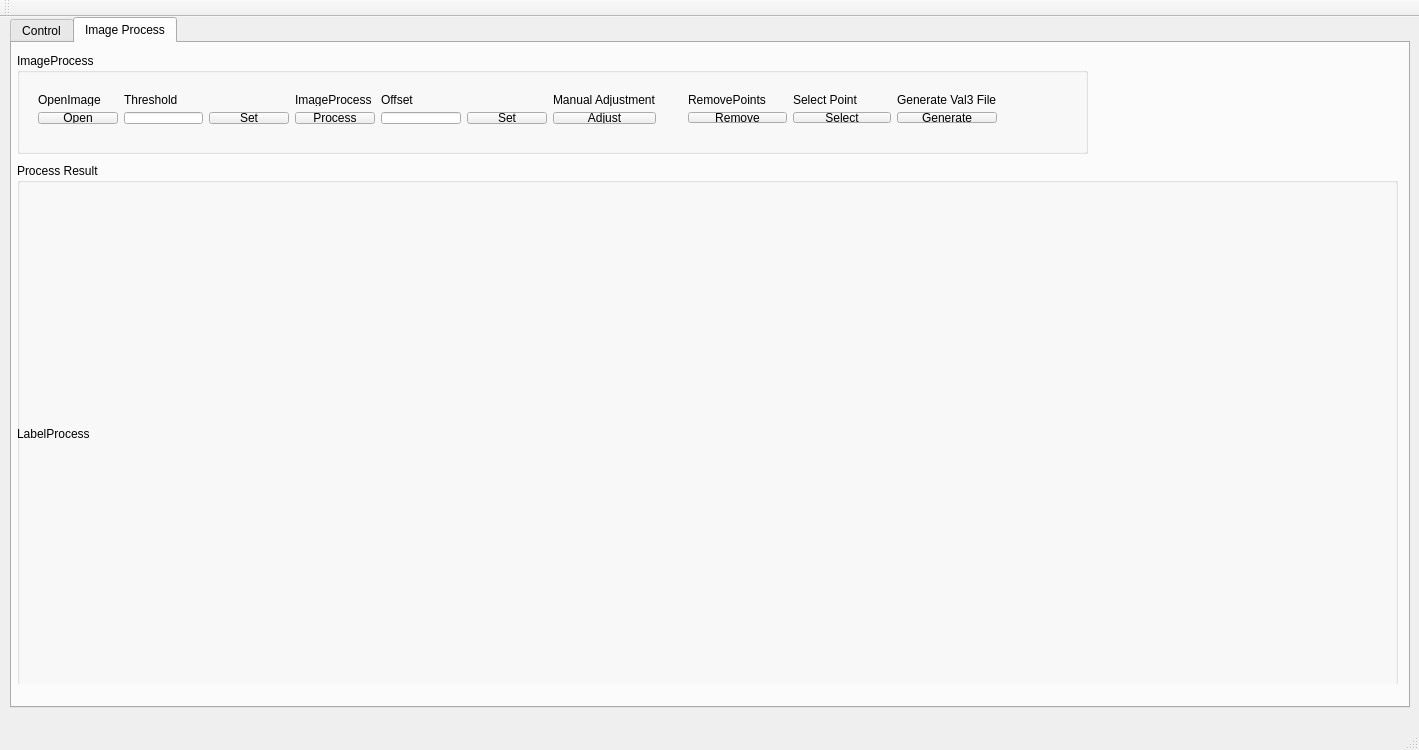
<?xml version="1.0" encoding="UTF-8"?>
<ui version="4.0">
 <class>MVSClass</class>
 <widget class="QMainWindow" name="MVSClass">
  <property name="geometry">
   <rect>
    <x>0</x>
    <y>0</y>
    <width>1419</width>
    <height>750</height>
   </rect>
  </property>
  <property name="windowTitle">
   <string>MVS</string>
  </property>
  <widget class="QWidget" name="centralWidget">
   <widget class="QTabWidget" name="tabWidget">
    <property name="geometry">
     <rect>
      <x>10</x>
      <y>0</y>
      <width>1400</width>
      <height>691</height>
     </rect>
    </property>
    <property name="styleSheet">
     <string notr="true">font: 75 12pt &quot;Arial&quot;;</string>
    </property>
    <property name="currentIndex">
     <number>1</number>
    </property>
    <widget class="QWidget" name="tab_Control">
     <attribute name="title">
      <string>Control</string>
     </attribute>
     <widget class="QWidget" name="tab_Control_1" native="true">
      <property name="geometry">
       <rect>
        <x>0</x>
        <y>4</y>
        <width>1391</width>
        <height>651</height>
       </rect>
      </property>
      <widget class="Robot::RobotWidget" name="widget" native="true">
       <property name="geometry">
        <rect>
         <x>690</x>
         <y>30</y>
         <width>691</width>
         <height>611</height>
        </rect>
       </property>
      </widget>
      <widget class="QGroupBox" name="groupBox_CameraDiaplay">
       <property name="geometry">
        <rect>
         <x>0</x>
         <y>110</y>
         <width>650</width>
         <height>541</height>
        </rect>
       </property>
       <property name="title">
        <string>Display</string>
       </property>
       <widget class="QLabel" name="label_Display">
        <property name="geometry">
         <rect>
          <x>0</x>
          <y>20</y>
          <width>651</width>
          <height>521</height>
         </rect>
        </property>
        <property name="text">
         <string>LabelDisplay</string>
        </property>
       </widget>
      </widget>
      <widget class="QGroupBox" name="groupBox_Camera">
       <property name="geometry">
        <rect>
         <x>0</x>
         <y>0</y>
         <width>650</width>
         <height>100</height>
        </rect>
       </property>
       <property name="styleSheet">
        <string notr="true">font: 75 12pt &quot;Arial&quot;;</string>
       </property>
       <property name="title">
        <string>Camera</string>
       </property>
       <widget class="QWidget" name="layoutWidget">
        <property name="geometry">
         <rect>
          <x>10</x>
          <y>30</y>
          <width>621</width>
          <height>61</height>
         </rect>
        </property>
        <layout class="QGridLayout" name="gridLayout">
         <item row="0" column="0" colspan="2">
          <widget class="QLabel" name="label_RunStop">
           <property name="styleSheet">
            <string notr="true">font: 75 11pt &quot;Arial&quot;;</string>
           </property>
           <property name="text">
            <string>Run/Stop</string>
           </property>
          </widget>
         </item>
         <item row="0" column="2" colspan="2">
          <widget class="QLabel" name="label_Exposure">
           <property name="styleSheet">
            <string notr="true">font: 75 11pt &quot;Arial&quot;;</string>
           </property>
           <property name="text">
            <string>Exposure</string>
           </property>
          </widget>
         </item>
         <item row="0" column="4" colspan="2">
          <widget class="QLabel" name="label_Gain">
           <property name="styleSheet">
            <string notr="true">font: 75 11pt &quot;Arial&quot;;</string>
           </property>
           <property name="text">
            <string>Gain</string>
           </property>
          </widget>
         </item>
         <item row="0" column="6">
          <widget class="QLabel" name="label_SaveImage">
           <property name="styleSheet">
            <string notr="true">font: 75 11pt &quot;Arial&quot;;</string>
           </property>
           <property name="text">
            <string>SaveImage</string>
           </property>
          </widget>
         </item>
         <item row="1" column="0">
          <widget class="QPushButton" name="pushButton_RunCamera">
           <property name="styleSheet">
            <string notr="true">font: 75 11pt &quot;Arial&quot;;</string>
           </property>
           <property name="text">
            <string>Run</string>
           </property>
          </widget>
         </item>
         <item row="1" column="1">
          <widget class="QPushButton" name="pushButton_StopCamera">
           <property name="styleSheet">
            <string notr="true">font: 75 11pt &quot;Arial&quot;;</string>
           </property>
           <property name="text">
            <string>Stop</string>
           </property>
          </widget>
         </item>
         <item row="1" column="2">
          <widget class="QLineEdit" name="lineEdit_Exposure"/>
         </item>
         <item row="1" column="3">
          <widget class="QPushButton" name="pushButton_SetExposure">
           <property name="styleSheet">
            <string notr="true">font: 75 11pt &quot;Arial&quot;;</string>
           </property>
           <property name="text">
            <string>Set</string>
           </property>
          </widget>
         </item>
         <item row="1" column="4">
          <widget class="QLineEdit" name="lineEdit_Gain"/>
         </item>
         <item row="1" column="5">
          <widget class="QPushButton" name="pushButton_SetGain">
           <property name="styleSheet">
            <string notr="true">font: 75 11pt &quot;Arial&quot;;</string>
           </property>
           <property name="text">
            <string>Set</string>
           </property>
          </widget>
         </item>
         <item row="1" column="6">
          <widget class="QPushButton" name="pushButton_SaveImage">
           <property name="styleSheet">
            <string notr="true">font: 75 11pt &quot;Arial&quot;;</string>
           </property>
           <property name="text">
            <string>SaveImage</string>
           </property>
          </widget>
         </item>
        </layout>
       </widget>
      </widget>
      <widget class="QGroupBox" name="groupBox_Robot">
       <property name="geometry">
        <rect>
         <x>679</x>
         <y>0</y>
         <width>711</width>
         <height>651</height>
        </rect>
       </property>
       <property name="styleSheet">
        <string notr="true">font: 75 12pt &quot;Arial&quot;;</string>
       </property>
       <property name="title">
        <string>Robot</string>
       </property>
      </widget>
      <zorder>groupBox_Robot</zorder>
      <zorder>widget</zorder>
      <zorder>groupBox_CameraDiaplay</zorder>
      <zorder>groupBox_Camera</zorder>
     </widget>
    </widget>
    <widget class="QWidget" name="tab_Process">
     <attribute name="title">
      <string>Image Process</string>
     </attribute>
     <widget class="QWidget" name="tab_Process_1" native="true">
      <property name="geometry">
       <rect>
        <x>0</x>
        <y>0</y>
        <width>1461</width>
        <height>641</height>
       </rect>
      </property>
      <widget class="QGroupBox" name="groupBox_ImageProcess">
       <property name="geometry">
        <rect>
         <x>5</x>
         <y>10</y>
         <width>1071</width>
         <height>101</height>
        </rect>
       </property>
       <property name="title">
        <string>ImageProcess</string>
       </property>
       <widget class="QWidget" name="layoutWidget">
        <property name="geometry">
         <rect>
          <x>10</x>
          <y>30</y>
          <width>640</width>
          <height>52</height>
         </rect>
        </property>
        <layout class="QGridLayout" name="gridLayout_2">
         <item row="0" column="0">
          <widget class="QLabel" name="label_OpenImage">
           <property name="styleSheet">
            <string notr="true">font: 75 11pt &quot;Arial&quot;;</string>
           </property>
           <property name="text">
            <string>OpenImage</string>
           </property>
          </widget>
         </item>
         <item row="0" column="1" colspan="2">
          <widget class="QLabel" name="label_Threshold">
           <property name="styleSheet">
            <string notr="true">font: 75 11pt &quot;Arial&quot;;</string>
           </property>
           <property name="text">
            <string>Threshold</string>
           </property>
          </widget>
         </item>
         <item row="0" column="3">
          <widget class="QLabel" name="label_ImageProcess">
           <property name="styleSheet">
            <string notr="true">font: 75 11pt &quot;Arial&quot;;</string>
           </property>
           <property name="text">
            <string>ImageProcess</string>
           </property>
          </widget>
         </item>
         <item row="0" column="4" colspan="2">
          <widget class="QLabel" name="label_Offset">
           <property name="styleSheet">
            <string notr="true">font: 75 11pt &quot;Arial&quot;;</string>
           </property>
           <property name="text">
            <string>Offset</string>
           </property>
          </widget>
         </item>
         <item row="0" column="6">
          <widget class="QLabel" name="label_ManualAdjustment">
           <property name="styleSheet">
            <string notr="true">font: 75 11pt &quot;Arial&quot;;</string>
           </property>
           <property name="text">
            <string>Manual Adjustment</string>
           </property>
          </widget>
         </item>
         <item row="1" column="0">
          <widget class="QPushButton" name="pushButton_OpenImage">
           <property name="styleSheet">
            <string notr="true">font: 75 11pt &quot;Arial&quot;;</string>
           </property>
           <property name="text">
            <string>Open</string>
           </property>
          </widget>
         </item>
         <item row="1" column="1">
          <widget class="QLineEdit" name="lineEdit_Threshold"/>
         </item>
         <item row="1" column="2">
          <widget class="QPushButton" name="pushButton_SetThreshold">
           <property name="styleSheet">
            <string notr="true">font: 75 11pt &quot;Arial&quot;;</string>
           </property>
           <property name="text">
            <string>Set</string>
           </property>
          </widget>
         </item>
         <item row="1" column="3">
          <widget class="QPushButton" name="pushButton_ImageProcess">
           <property name="styleSheet">
            <string notr="true">font: 75 11pt &quot;Arial&quot;;</string>
           </property>
           <property name="text">
            <string>Process</string>
           </property>
          </widget>
         </item>
         <item row="1" column="4">
          <widget class="QLineEdit" name="lineEdit_Offset"/>
         </item>
         <item row="1" column="5">
          <widget class="QPushButton" name="pushButton_SetOffset">
           <property name="styleSheet">
            <string notr="true">font: 75 11pt &quot;Arial&quot;;</string>
           </property>
           <property name="text">
            <string>Set</string>
           </property>
          </widget>
         </item>
         <item row="1" column="6">
          <widget class="QPushButton" name="pushButton_ManualAdjustment">
           <property name="styleSheet">
            <string notr="true">font: 75 11pt &quot;Arial&quot;;</string>
           </property>
           <property name="text">
            <string>Adjust</string>
           </property>
          </widget>
         </item>
        </layout>
       </widget>
       <widget class="QWidget" name="layoutWidget">
        <property name="geometry">
         <rect>
          <x>660</x>
          <y>30</y>
          <width>331</width>
          <height>51</height>
         </rect>
        </property>
        <layout class="QGridLayout" name="gridLayout_3">
         <item row="0" column="0">
          <widget class="QLabel" name="label_RemovePoints">
           <property name="styleSheet">
            <string notr="true">font: 75 11pt &quot;Arial&quot;;</string>
           </property>
           <property name="text">
            <string>RemovePoints</string>
           </property>
          </widget>
         </item>
         <item row="0" column="1">
          <widget class="QLabel" name="label_SetPointSequence">
           <property name="styleSheet">
            <string notr="true">font: 75 11pt &quot;Arial&quot;;</string>
           </property>
           <property name="text">
            <string>Select Point </string>
           </property>
          </widget>
         </item>
         <item row="0" column="2">
          <widget class="QLabel" name="label_GenerateVal3File">
           <property name="styleSheet">
            <string notr="true">font: 75 11pt &quot;Arial&quot;;</string>
           </property>
           <property name="text">
            <string>Generate Val3 File</string>
           </property>
          </widget>
         </item>
         <item row="1" column="0">
          <widget class="QPushButton" name="pushButton_Remove">
           <property name="styleSheet">
            <string notr="true">font: 75 11pt &quot;Arial&quot;;</string>
           </property>
           <property name="text">
            <string>Remove</string>
           </property>
          </widget>
         </item>
         <item row="1" column="1">
          <widget class="QPushButton" name="pushButton_SetSequence">
           <property name="styleSheet">
            <string notr="true">font: 75 11pt &quot;Arial&quot;;</string>
           </property>
           <property name="text">
            <string>Select</string>
           </property>
          </widget>
         </item>
         <item row="1" column="2">
          <widget class="QPushButton" name="pushButton_GenerateVal3">
           <property name="styleSheet">
            <string notr="true">font: 75 11pt &quot;Arial&quot;;</string>
           </property>
           <property name="text">
            <string>Generate</string>
           </property>
          </widget>
         </item>
        </layout>
       </widget>
      </widget>
      <widget class="QGroupBox" name="groupBox_ProcessResult">
       <property name="geometry">
        <rect>
         <x>5</x>
         <y>120</y>
         <width>1381</width>
         <height>531</height>
        </rect>
       </property>
       <property name="title">
        <string>Process Result</string>
       </property>
       <widget class="QLabel" name="label_ProcessResult">
        <property name="geometry">
         <rect>
          <x>0</x>
          <y>10</y>
          <width>1381</width>
          <height>521</height>
         </rect>
        </property>
        <property name="text">
         <string>LabelProcess</string>
        </property>
       </widget>
      </widget>
     </widget>
    </widget>
   </widget>
  </widget>
  <widget class="QMenuBar" name="menuBar">
   <property name="geometry">
    <rect>
     <x>0</x>
     <y>0</y>
     <width>1419</width>
     <height>23</height>
    </rect>
   </property>
  </widget>
  <widget class="QToolBar" name="mainToolBar">
   <attribute name="toolBarArea">
    <enum>TopToolBarArea</enum>
   </attribute>
   <attribute name="toolBarBreak">
    <bool>false</bool>
   </attribute>
  </widget>
  <widget class="QStatusBar" name="statusBar"/>
 </widget>
 <layoutdefault spacing="6" margin="11"/>
 <customwidgets>
  <customwidget>
   <class>Robot::RobotWidget</class>
   <extends>QWidget</extends>
   <header>RobotWidget.h</header>
   <container>1</container>
  </customwidget>
 </customwidgets>
 <resources>
  <include location="mvs.qrc"/>
 </resources>
 <connections/>
</ui>
